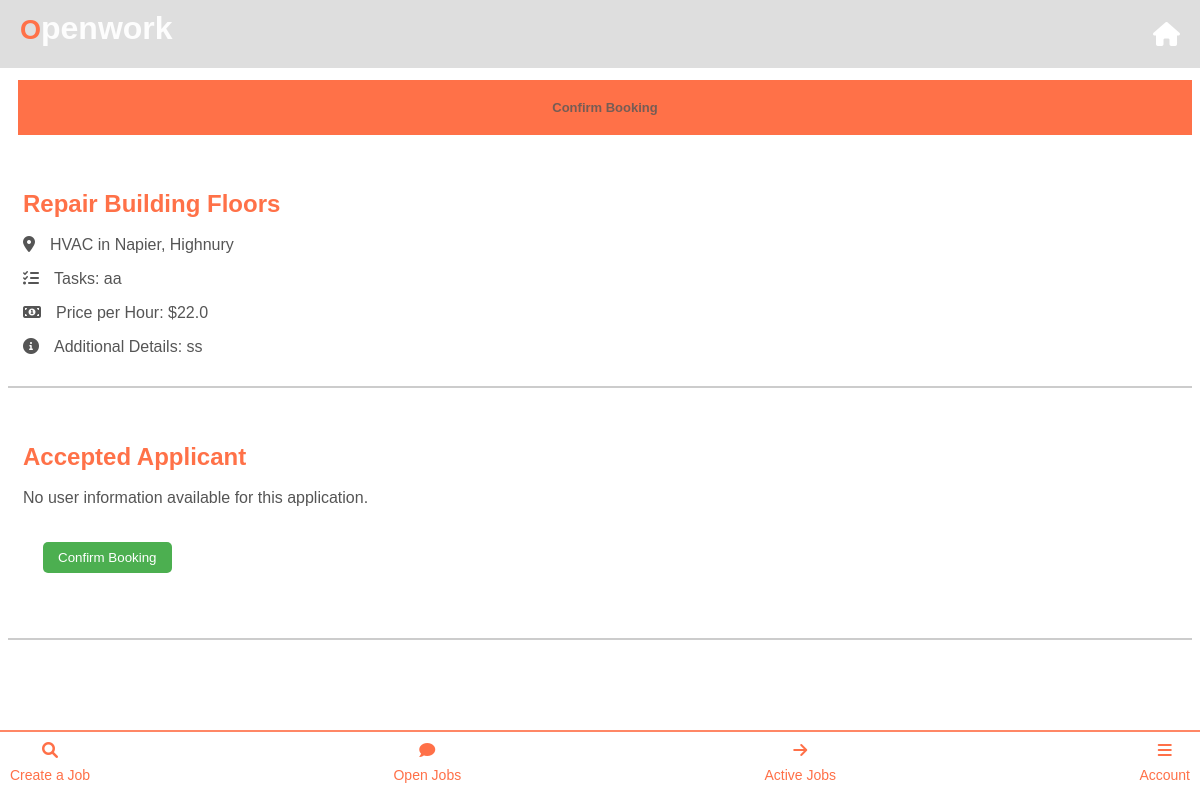
/chooseuser/9/1 (signed in), run on the app's committed database.
### app.py (models this page shows)
class Job(db.Model):
    id = db.Column(db.Integer, primary_key=True)
    job_name = db.Column(db.String(100), nullable=False)
    job_category = db.Column(db.String(100), nullable=False)
    location = db.Column(db.String(100), nullable=True)  # Add location column here
    city = db.Column(db.String(100), nullable=False)
    suburb = db.Column(db.String(100), nullable=False)
    tasks = db.Column(db.String(250), nullable=False)
    price_per_hour = db.Column(db.Float, nullable=False)
    image_paths = db.Column(db.String(255))
    additional_details = db.Column(db.String(250))
    date_created = db.Column(db.DateTime, default=datetime.utcnow)
    status = db.Column(db.String(20), default='open')  # 'open', 'applied', 'closed', etc.
    applicants = db.relationship('JobApplication', backref='job', lazy=True)
    accepted_user_id = db.Column(db.Integer, nullable=True)
    business_profile_id = db.Column(db.Integer, db.ForeignKey('business_profile.id'), nullable=False)
    payment_required = db.Column(db.Boolean, default=False)
    user_id = db.Column(db.Integer, db.ForeignKey('user.id'))  # Foreign key to User
    user = db.relationship('User', backref=db.backref('jobs', lazy=True))  # Relationship to User

### app.py (the view)
@app.route('/chooseuser/<int:job_id>/<int:user_id>', methods=['GET'])
@login_required
def choose_user(job_id, user_id):
    job = Job.query.get(job_id)
    user = User.query.get(user_id)
    return render_template('confirm_user.html', job_details={'job': job}, selected_user=user)

### app.py (called while the page is built)
@login_manager.user_loader
def load_user(user_id):
    return User.query.get(int(user_id))  # Load a user by ID

### templates/confirm_user.html (shortened to what this page needs)
<!DOCTYPE html>
<html lang="en">
<head>
  <link rel="stylesheet" href="https://cdnjs.cloudflare.com/ajax/libs/font-awesome/6.0.0-beta3/css/all.min.css">
  <link rel="stylesheet" href="{{ url_for('static', filename='labourer_home.css') }}">
</head>
<body>
  {% extends 'base_business.html' %}
  {% block content %}
  <br>
  <br>
  <div class="info-container">
    <h1>Confirm Booking</h1>
  </div>
  <div class="job-details-container">
    <h2>{{ job_details.job.job_name }}</h2>
    <p><i class="fas fa-map-marker-alt icon"></i>{{ job_details.job.job_category }} in {{ job_details.job.city }}, {{ job_details.job.suburb }}</p>
    <p><i class="fas fa-tasks icon"></i>Tasks: {{ job_details.job.tasks }}</p>
    <p><i class="fas fa-money-bill-alt icon"></i>Price per Hour: ${{ job_details.job.price_per_hour }}</p>
    <p><i class="fas fa-info-circle icon"></i>Additional Details: {{ job_details.job.additional_details }}</p>
  </div>
  <div class="applicant-profile">
  <h2>Accepted Applicant</h2>
  {% if selected_user and selected_user.profile_image %}
    <img src="{{ url_for('static', filename='profile_pics/' ~ selected_user.profile_image.filename) }}" alt="User Image" class="profile-pic" id="profile-image">
    <h3>{{ selected_user.labourer_profile.first_name }} {{ selected_user.labourer_profile.last_name }}</h3>
    <p><i class="fas fa-map-marker-alt icon"></i>{{ selected_user.location }}</p>
    <p><i class="fas fa-check-circle label-icon"></i> Jobs Completed: {{ selected_user.jobs_completed }}</i></p>
    <p><i class="fas fa-comment icon"></i>About Me: <span>{{ selected_user.labourer_profile.user_blurb }}</span></p>
  {% else %}
    <p>No user information available for this application.</p>
  {% endif %}
    <form method="post" action="{{ url_for('process_applications', job_id=job_details['job'].id, user_id=selected_user['id']) }}" class="accept-form">
    <button type="submit" class="accept-button">Confirm Booking</button>
    </form>
</div>
  {% endblock %}

### static/labourer_home.css (style rules this page uses)
.info-container { background-color: #fff; margin-bottom: 20px; margin-left: 10px; }
.info-container h1 { color: #585858d3; font-size: small; }
h2 { color: #ff7148; }

### static/base_business.css (style rules this page uses)
h1 { color: #ff7148; font-family: "Arial", sans-serif; margin-bottom: 10px; }
h1 { font-size: 24px; margin: 0; padding: 0; border-top-right-radius: ; }

### templates/confirm_user.html (style rules this page uses)
.info-container { text-align: center; padding: 20px; background-color: #ff7148; }
.job-details-container, .applicant-profile { background-color: #fff; padding: 15px; margin-bottom: 20px; border-bottom: 2px solid #ccc; font-family: 'Lucida Sans', 'Lucida Sans Regular', 'Lucida Grande', 'Lucida Sans Unicode', Geneva, Verdana, sans-serif; }
.job-details-container h2, .applicant-profile h2 { color: #ff7148; margin-bottom: 18px; }
.job-details-container p, .applicant-profile p { color: #555; margin-bottom: 15px; }
.job-details-container .icon, .applicant-profile .icon { margin-right: 15px; }
.applicant-profile { position: relative; }
.applicant-profile p { color: #555; margin-bottom: 15px; }
.chat-link, .accept-form { margin-left: 20px; display: inline-block; }
.accept-button { background-color: #4CAF50; color: white; border: none; padding: 8px 15px; border-radius: 5px; cursor: pointer; margin-bottom: 50px; margin-top: 20px; }

### data on the page
Job: job.job_name "Repair Building Floors", job.job_category "HVAC", job.city "Napier", job.suburb "Highnury", job.tasks "aa", job.price_per_hour "22.0", job.additional_details "ss"
